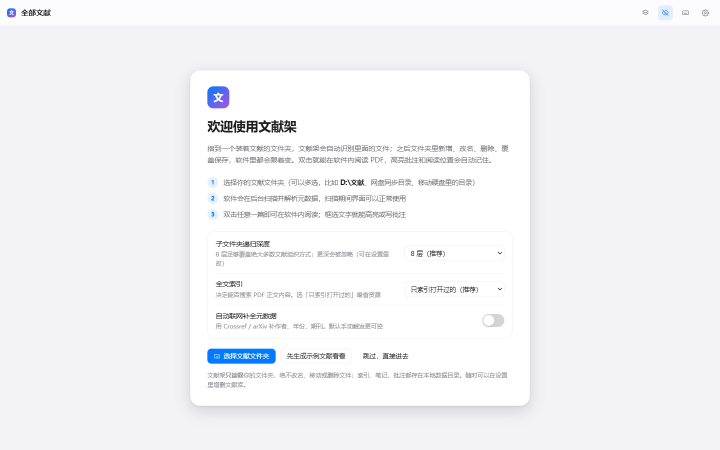
#> input picture docs/screenshots/01-onboarding.png, 1440 x 900 px (shown at 1/2 size)
$ python redact-shots.py ../docs/screenshots/01-onboarding.png
#> lines starting #> are read from the running program, lines starting #| are printed output that depends on the picture
"""截图隐私处理：
① 统一裁掉底部若干像素（详情栏「文件」行会显示本机完整路径）；
② 对提示条区域做像素化（提示条里出现过本机账户路径）。
用法：python tools/redact-shots.py [--check]
"""
import os
import sys
from PIL import Image

ROOT = os.path.dirname(os.path.dirname(os.path.abspath(__file__)))
SHOTS = os.path.join(ROOT, "docs", "screenshots")
CROP_BOTTOM = 42  # 底部裁掉的像素（盖住详情栏「文件」行里的完整路径）
# 提示条只出现在左下/右下两个角：为稳妥起见，所有截图统一把这两块打码
BLUR_ALL = [
    (0, 660, 258, 858),      # 左下（含提示条、侧栏底部）
    (1010, 560, 1440, 858),  # 右下（含提示条栈）
]
PLANS = {name: list(BLUR_ALL) for name in (
    "01-onboarding.png",
    "02-library.png",
    "03-detail.png",
    "04-reader.png",
    "05-live-add.png",
    "10-selection-toolbar.png",
    "11-annotation.png",
    "12-dark-mode.png",
    "13-cjk-selection.png",
    "14-cjk-acceptance.png",
)}
BLOCK = 16
check_only = "--check" in sys.argv

if not check_only:
    # 先把上一轮打歪的区域恢复？无法恢复——上一轮已改到文件里，这里只做"再处理"。
    pass

for name in sorted(f for f in os.listdir(SHOTS) if f.lower().endswith(".png")):
    path = os.path.join(SHOTS, name)
    img = Image.open(path).convert("RGB")
#> img is the input picture: PIL image 1440x900 RGB; mean R, G, B 242.9, 243.3, 247
    w, h = img.size
#> w = 1440; h = 900
    actions = []
    for (x0, y0, x1, y1) in PLANS.get(name, []):
        x0, y0 = max(0, x0), max(0, y0)
        x1, y1 = min(w, x1), min(h - CROP_BOTTOM, y1)
        if x1 <= x0 or y1 <= y0:
            continue
        actions.append(f"打码 ({x0},{y0})-({x1},{y1})")
        if not check_only:
            region = img.crop((x0, y0, x1, y1))
            bw = max(1, region.width // BLOCK)
            bh = max(1, region.height // BLOCK)
            region = region.resize((bw, bh), Image.BILINEAR).resize((region.width, region.height), Image.NEAREST)
            img.paste(region, (x0, y0))
#> this loop made 2 passes
#> pass 1, `region = img.crop((x0, y0, x1, y1))`:
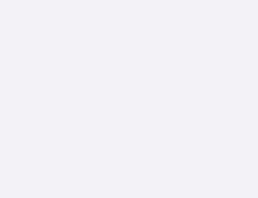
#> region: PIL image 258x198 RGB; mean R, G, B 242, 242, 247
#> pass 2, `region = img.crop((x0, y0, x1, y1))`:
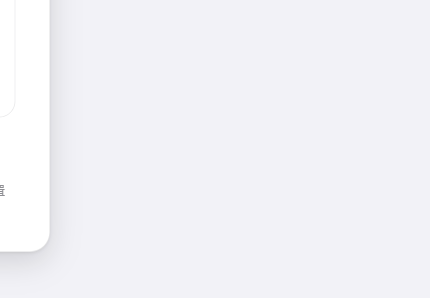
#> region: PIL image 430x298 RGB; mean R, G, B 242.6, 242.6, 247.1
#> after the loop, actions = ['打码 (0,660)-(258,858)', '打码 (1010,560)-(1440,858)']
    if h > CROP_BOTTOM:
        actions.append(f"裁掉底部 {CROP_BOTTOM}px")
        if not check_only:
            img = img.crop((0, 0, w, h - CROP_BOTTOM))
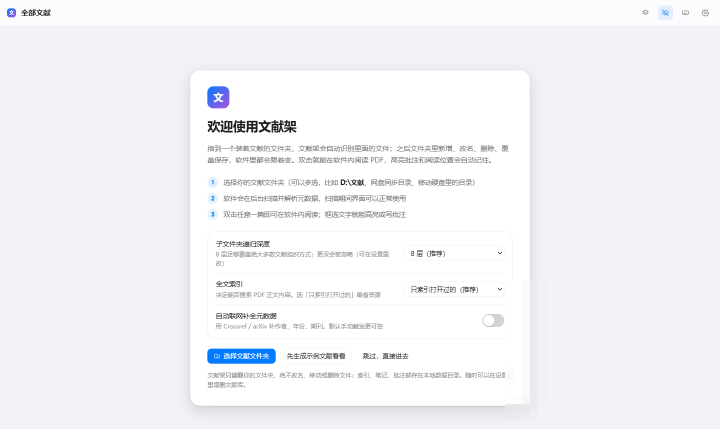
#> img: PIL image 1440x858 RGB (shown at 1/2 size); mean R, G, B 242.9, 243.3, 247
    if actions:
        print(f"  {name}：{'；'.join(actions)}")
#|   01-onboarding.png：打码 (0,660)-(258,858)；打码 (1010,560)-(1440,858)；裁掉底部 42px
    if not check_only and actions:
        img.save(path)
#> pass 2 of the loop `for name in sorted(f for f in os.listdir(SHOTS) if f.lower().endswith(..`:
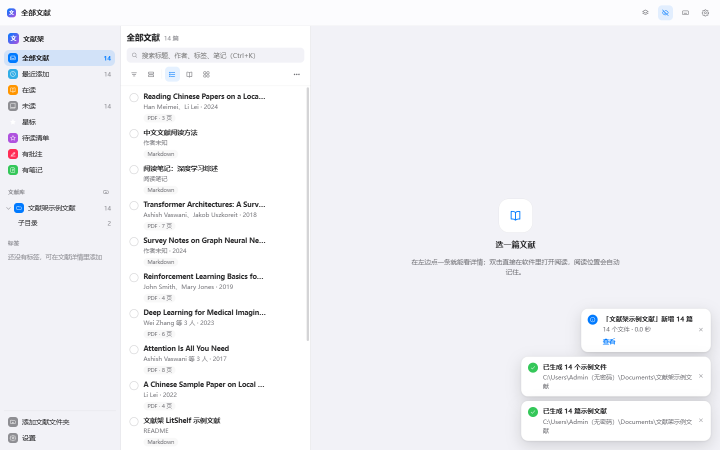
#> input picture docs/screenshots/02-library.png, 1440 x 900 px (shown at 1/2 size)
#> img is the input picture: PIL image 1440x900 RGB; mean R, G, B 241.5, 241.8, 245.3
#> the loop `for (x0, y0, x1, y1) in PLANS.get(name, []):` made 2 passes
#> pass 1, `region = region.resize((bw, bh), Image.BILINEAR).resize((region.width,..`:
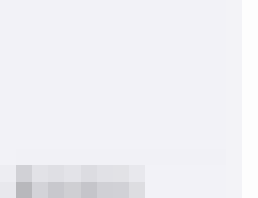
#> region: PIL image 258x198 RGB; mean R, G, B 240.3, 240.3, 244.9
#> `img = img.crop((0, 0, w, h - CROP_BOTTOM))`:
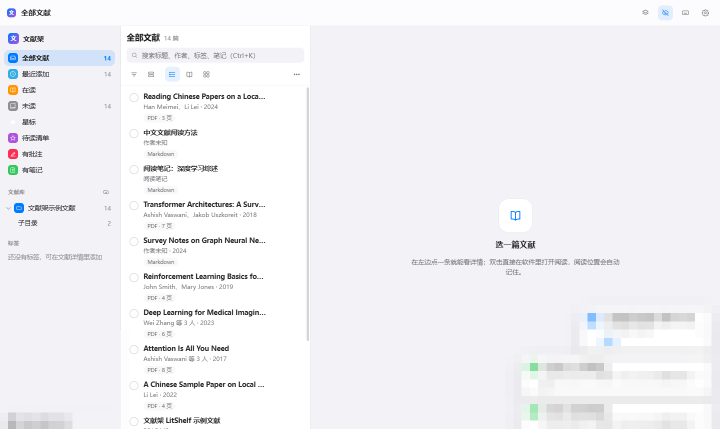
#> img: PIL image 1440x858 RGB (shown at 1/2 size); mean R, G, B 241.4, 241.7, 245.3
#|   02-library.png：打码 (0,660)-(258,858)；打码 (1010,560)-(1440,858)；裁掉底部 42px
#> pass 3 of the loop `for name in sorted(f for f in os.listdir(SHOTS) if f.lower().endswith(..`:
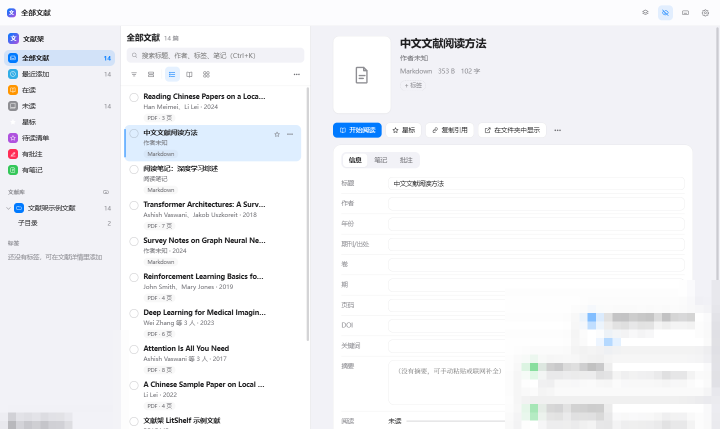
#> input picture docs/screenshots/03-detail.png, 1440 x 858 px (shown at 1/2 size)
#> img is the input picture: PIL image 1440x858 RGB; mean R, G, B 243, 243.8, 246.5
#> the loop `for (x0, y0, x1, y1) in PLANS.get(name, []):` made 2 passes
#> pass 2, `region = region.resize((bw, bh), Image.BILINEAR).resize((region.width,..`:
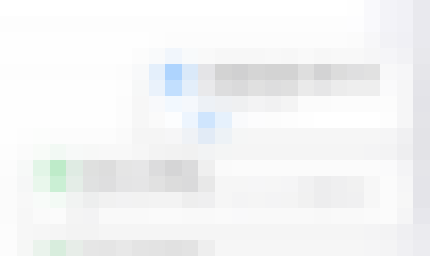
#> region: PIL image 430x256 RGB; mean R, G, B 243.9, 244.9, 245.5
#> after the loop `for (x0, y0, x1, y1) in PLANS.get(name, []):`: actions = ['打码 (0,660)-(258,816)', '打码 (1010,560)-(1440,816)']
#> `img = img.crop((0, 0, w, h - CROP_BOTTOM))`:
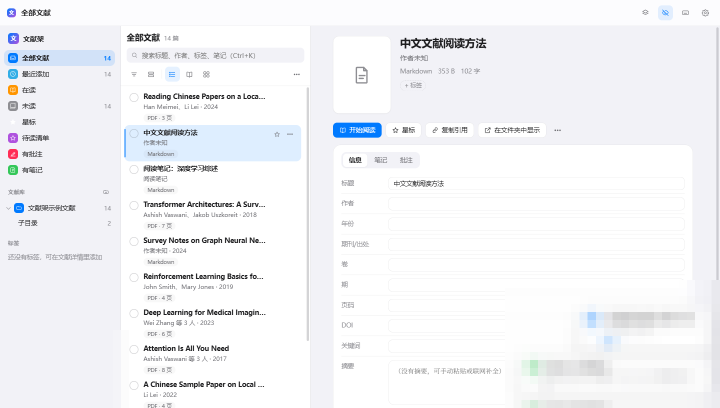
#> img: PIL image 1440x816 RGB (shown at 1/2 size); mean R, G, B 243.1, 243.9, 246.8
#|   03-detail.png：打码 (0,660)-(258,816)；打码 (1010,560)-(1440,816)；裁掉底部 42px
#> the loop made 6 passes; the first 3 are shown
print("完成" + ("（仅检查，未改文件）" if check_only else "：已处理"))
